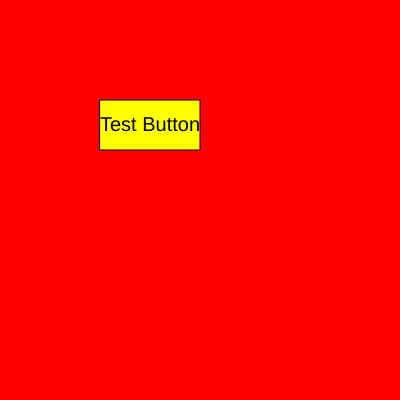
Frame 1 (no input)
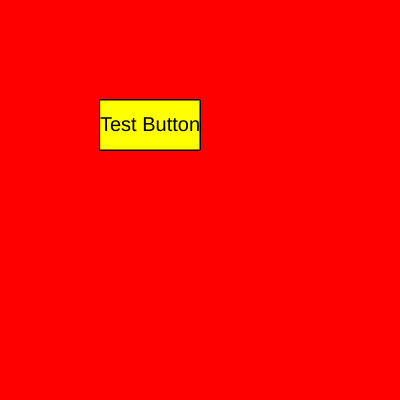
Frame 60 (no input)
Frame 120 (the mouse pressed at the canvas centre since frame 60): identical to frame 60, image omitted

The p5.js sketch that drew these frames (run headless with seeded random() and noise() and a simulated clock; from frame 60 on, the mouse is pressed at the canvas centre):

// p5.js sketch
// ── sketch.js

var testButton = new Button(100, 100, 100, 50, "Test Button", 15, function() {
    console.log(Math.random());
},);

function setup() {
    createCanvas(400, 400);
    textAlign(CENTER, CENTER);
    background(255, 0, 0);
}

function draw() {
    testButton.draw();
}
// ── button.js
// This is an example button component for use with p5js
//! Text mode must be CENTER

class Button {
    constructor(x, y, width, height, text, onClick) {
        this.x = x;
        this.y = y;
        this.width = width;
        this.height = height;
        this.text = text;
        this.onClick = onClick;
    }

    draw() {
        if(this.isMouseInside()) {
            fill(255, 0, 0);
        } else {
            fill(255, 255, 0);
        }
        rect(this.x, this.y, this.width, this.height);
        fill(0);
        textSize(20);
        text(this.text, this.x + this.width / 2, this.y + this.height / 2);
    }

    // helper to determine if mouse is within button
    isMouseInside() {
        return mouseX > this.x && mouseX < this.x + this.width && mouseY > this.y && mouseY < this.y + this.height;
    }
}
